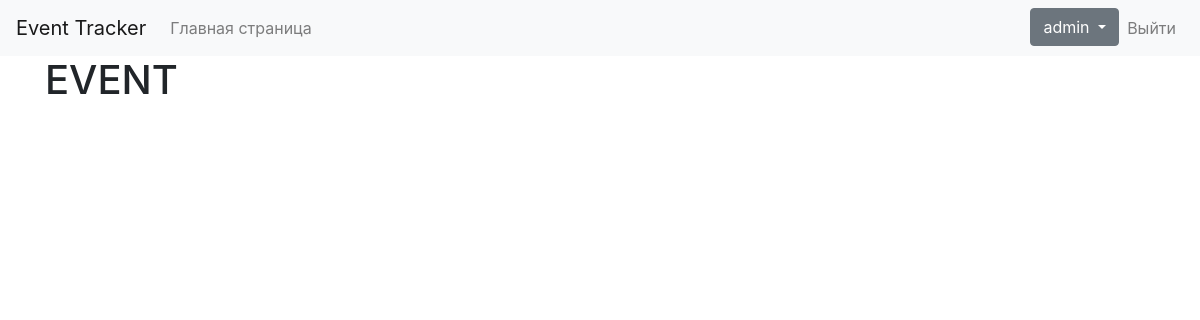
Before: / (signed in) with the older database file.
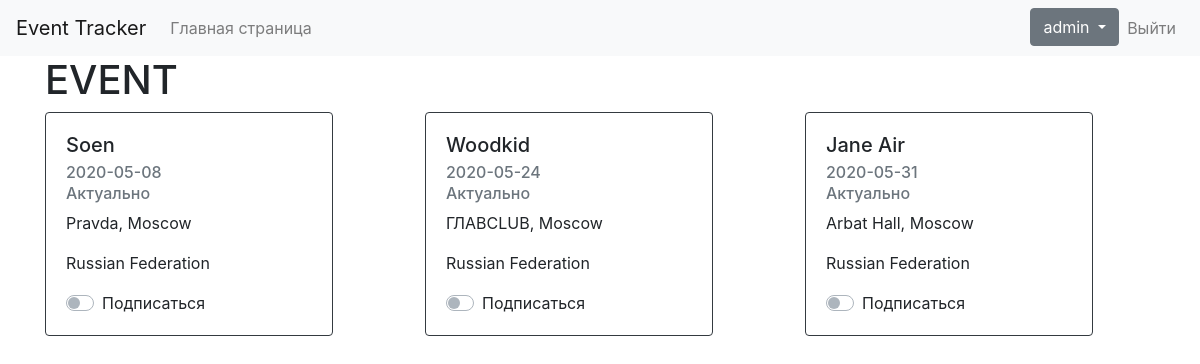
After: the same page with the newer database file.
### src/event_tracking_project/lastfm_crawler/model.py (models this page shows, shortened)
class Event(db.Model):
    id = db.Column(db.Integer, primary_key=True)
    event_date = db.Column(db.DateTime)
    title = db.Column(db.Text)
    place = db.Column(db.Text)
    city = db.Column(db.Text)
    country = db.Column(db.Text)
    status = db.Column(db.Text)
    artist_id = db.Column(db.Integer, db.ForeignKey("artists.artist_id"))

### src/event_tracking_project/__init__.py (the view)
    @app.route('/')
    def index():
        title = 'EVENT'
        list_event = reversed(Event.query.filter(Event.city == 'Moscow').order_by(Event.event_date.desc())[-9:])
        return render_template('start_page.html', page_title=title, list_event=list_event)

### src/event_tracking_project/__init__.py (called while the page is built)
def create_app():
    app = Flask(__name__)
    app.config.from_pyfile('config.py')
    db.init_app(app)
    login_manager = LoginManager()
    login_manager.init_app(app)
    login_manager.login_view = 'user.login'
    app.register_blueprint(user_blueprint)
    @login_manager.user_loader
    def load_user(user_id):
        return Users.query.get(user_id)
    @app.route('/')
    def index():
        title = 'EVENT'
        list_event = reversed(Event.query.filter(Event.city == 'Moscow').order_by(Event.event_date.desc())[-9:])
        return render_template('start_page.html', page_title=title, list_event=list_event)
    @app.route('/admin')
    @login_required
    def admin_index():
        return 'Привет админ!'
    return app

### src/event_tracking_project/templates/start_page.html (shortened to what this page needs)
{% extends "base.html" %}
{% block content %}
<div class="row">
    <div class="container">
         <div class="row">
        {% for event in list_event %}
              <div class="col-sm-4">
                <div class="card border-dark mb-3" style="max-width: 18rem;">
                  <div class="card-body">
                    <h5 class="card-title">{{ event.title }}</h5>
                <h6 class="card-subtitle mb-2 text-muted">{{ event.event_date.strftime('%Y-%m-%d') }}</h6>
                <h6 class="card-subtitle mb-2 text-muted">{{ event.status }}</h6>
                <p class="card-text">{{ event.place }}, {{ event.city }}</p>
                <p class="card-text">{{ event.country }}</p>
                <div class="custom-control custom-switch">
                    <label class="custom-control-label" for="customSwitch1">Подписаться</label>
                </div>
                  </div>
                </div>
        </div>
        <br>
        {% endfor %}
    </div>
    {% endblock %}

Changed rows visible on the page:
added Event: title "Soen", event_date "2020-05-08", status "Актуально", place "Pravda", city "Moscow", country "Russian Federation"
added Event: title "Woodkid", event_date "2020-05-24", status "Актуально", place "ГЛАВCLUB", city "Moscow", country "Russian Federation"
added Event: title "Jane Air", event_date "2020-05-31", status "Актуально", place "Arbat Hall", city "Moscow", country "Russian Federation"
